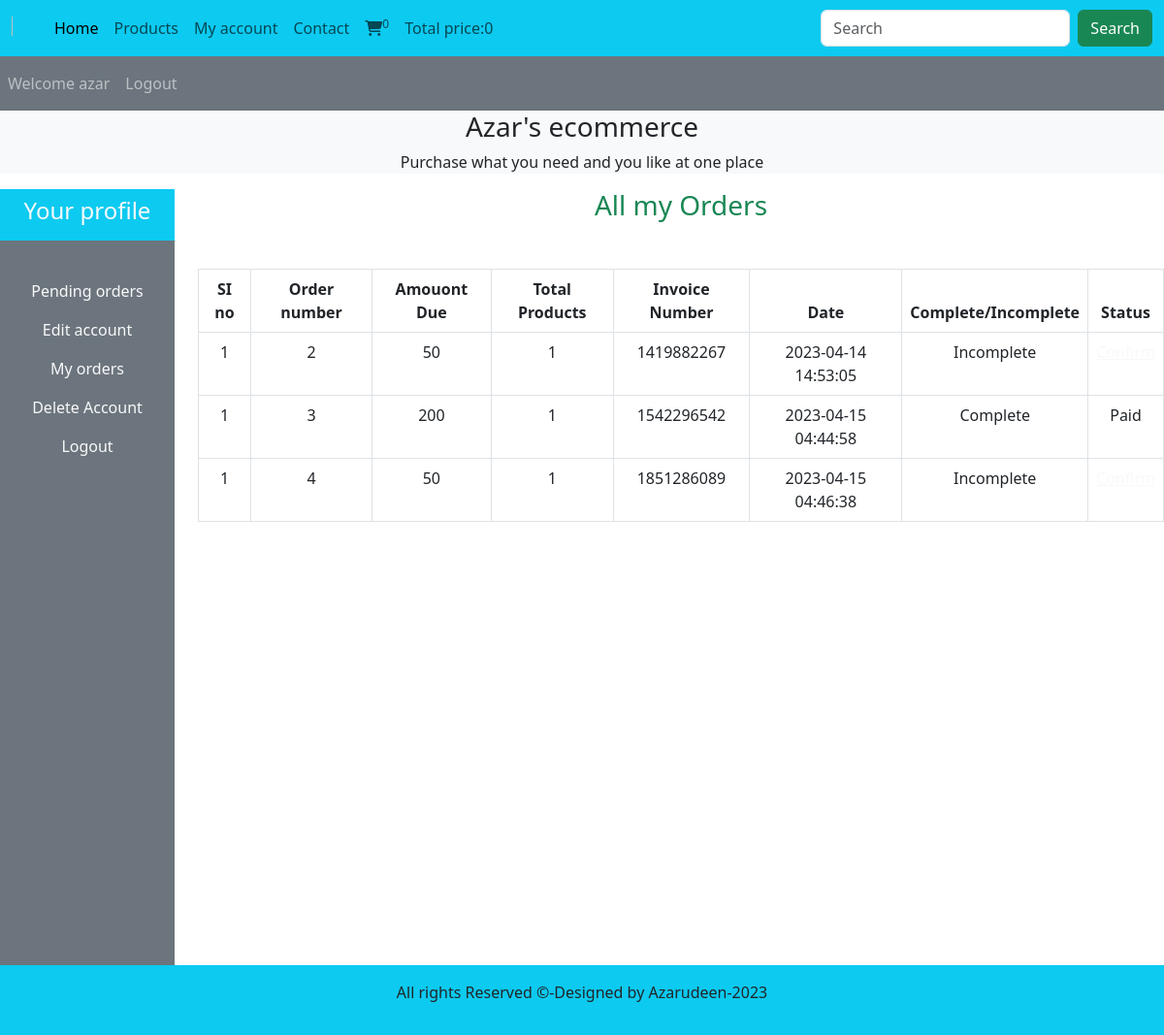
/profile.php?my_orders (signed in), run on the app's committed database.
### tables this page shows
CREATE TABLE `user_orders` (
  `order_id` int(11) NOT NULL,
  `user_id` int(11) NOT NULL,
  `amout_due` int(255) NOT NULL,
  `invoice_number` int(255) NOT NULL,
  `total_products` int(255) NOT NULL,
  `order_date` timestamp NOT NULL DEFAULT current_timestamp() ON UPDATE current_timestamp(),
  `order_status` varchar(255) NOT NULL
);

### user_orders.php (the view, shortened to what this page needs)
<!DOCTYPE html>
<html lang="en">
<head>
</head>
<body>
    <?php
    $username = $_SESSION['username'];
    $get_user = "SELECT * FROM `user_table` WHERE username='$username'";
    $result = mysqli_query($c,$get_user);
    $row = mysqli_fetch_assoc($result);
    $user_id = $row['user_id'];
    ?>
    <h3 class="text-success">All my Orders</h3>
    <table class="table table-bordered mt-5">
        <thead class="bg-info">
    <tr>
        <th>SI no</th>
        <th>Order number</th>
        <th>Amouont Due</th>
        <th>Total Products</th>
        <th>Invoice Number</th>
        <th>Date</th>
        <th>Complete/Incomplete</th>
        <th>Status</th>
    </tr>
    </thead>
    <tbody class="bg-secondary text-light">
        <?php
        $get_order_details = "SELECT * FROM `user_orders` WHERE user_id=$user_id";
        $result_orders=mysqli_query($c,$get_order_details);
        while($row_orders=mysqli_fetch_assoc($result_orders))
        {
            $i=1;
            $oid = $row_orders['order_id'];
            $amt = $row_orders['amout_due'];
            $total_products = $row_orders['total_products'];
            $invoice = $row_orders['invoice_number'];
            $date = $row_orders['order_date'];
            $sts = $row_orders['order_status'];
            if($sts=='pending')
            {
                $sts = 'Incomplete';
            }
            else $sts="Complete";
            echo "
            <tr>
            <td>$i</td>
            <td>$oid</td>
            <td>$amt</td>
            <td>$total_products</td>
            <td>$invoice</td>
            <td>$date</td>
            <td>$sts</td>";
            if($sts=='Complete')
            {
                echo "<td>Paid</td>";
            }
            else{
                echo "<td><a href='confirm_payment.php?order_id=$oid' class='text-light'>Confirm</a></td></tr>";
            }
        }
        ?>
    </tbody>
    </table>
</body>
</html>

### css/style.css (style rules this page uses)
* { margin: 0; padding: 0; box-sizing: border-box; }

### data on the page
user_orders: i "1", order_id "2", amout_due "50", total_products "1", invoice_number "1419882267", order_date "2023-04-14 14:53:05", order_status "Incomplete"
user_orders: i "1", order_id "3", amout_due "200", total_products "1", invoice_number "1542296542", order_date "2023-04-15 04:44:58", order_status "Complete", shows "Paid"
user_orders: i "1", order_id "4", amout_due "50", total_products "1", invoice_number "1851286089", order_date "2023-04-15 04:46:38", order_status "Incomplete"

### other printed values
$num_of_rows "0"
$total_price "0"
$_SESSION['username'] "azar"
